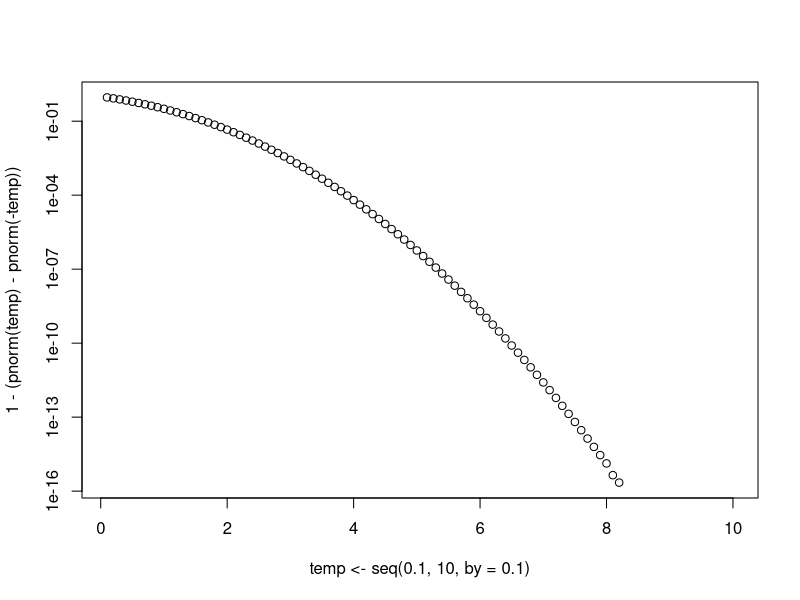

R code for this plot:
data = c(3, 5, 5, 7, 9, 12, 12, 15, 15, 20)
mean(data)
sd(data)

mean(data) + c(-1, 1) * 
			qnorm(0.975) * sd(data) / sqrt(length(data)) 

pnorm(1) - pnorm(-1)
pnorm(2) - pnorm(-2)
pnorm(3) - pnorm(-3)
pnorm(4) - pnorm(-4)
plot(temp<-seq(0.1,10, by=0.1), 
     1-(pnorm(temp)-pnorm(-temp)),
     log="y")

### Bootstrapping-- how good is the coverage?

